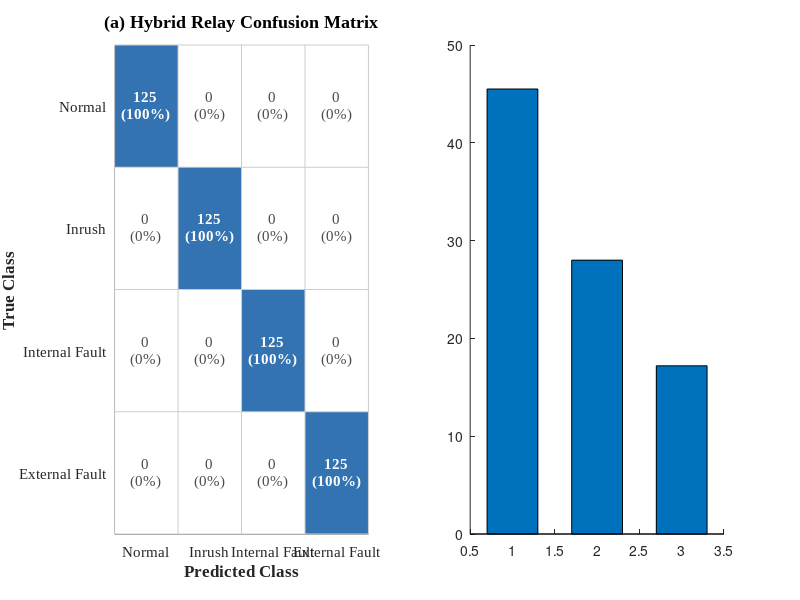

The MATLAB script that drew this image: (Note: this script raises an error after producing the figure.)
%% Dual-Panel Results Figure: Confusion Matrix & Clearing Time
% Generates a Q1-journal quality horizontal figure.
% Left: 4x4 Perfect Confusion Matrix
% Right: Clearing Time Comparison Bar Chart

clear; close all; clc;

%% 1. Figure Setup
fontName = 'Times New Roman';
fig = figure('Color', 'w', 'Units', 'inches', 'Position', [1, 1, 12, 5]);

% Custom professional colors (IEEE standard aesthetic)
colorDarkBlue  = [0.05, 0.25, 0.50];
colorMedBlue   = [0.20, 0.45, 0.70];
colorLightBlue = [0.85, 0.90, 0.95];
colorGray      = [0.60, 0.60, 0.60];
colorRed       = [0.75, 0.15, 0.15];

%% =========================================================================
%% PANEL (A): 4x4 HYBRID RELAY CONFUSION MATRIX
%% =========================================================================
ax1 = subplot(1, 2, 1);
hold(ax1, 'on');

% Define 4x4 perfect diagonal data (e.g., 500 total test samples)
cm_data = [125,   0,   0,   0; 
             0, 125,   0,   0; 
             0,   0, 125,   0; 
             0,   0,   0, 125];
         
classes = {'Normal', 'Inrush', 'Internal Fault', 'External Fault'};

% Create a custom blue colormap for the matrix
cmap = [linspace(1, colorMedBlue(1), 256)', ...
        linspace(1, colorMedBlue(2), 256)', ...
        linspace(1, colorMedBlue(3), 256)'];

% Plot the matrix
imagesc(ax1, cm_data);
colormap(ax1, cmap);
caxis(ax1, [0, 125]); % Scale to max value

% Format Matrix Axes
set(ax1, 'XTick', 1:4, 'XTickLabel', classes, 'XTickLabelRotation', 25, ...
         'YTick', 1:4, 'YTickLabel', classes, ...
         'FontName', fontName, 'FontSize', 11, 'TickLength', [0 0]);
     
xlabel(ax1, 'Predicted Class', 'FontWeight', 'bold', 'FontSize', 12, 'Margin', 5);
ylabel(ax1, 'True Class', 'FontWeight', 'bold', 'FontSize', 12, 'Margin', 5);
title(ax1, '(a) Hybrid Relay Confusion Matrix', 'FontWeight', 'bold', 'FontSize', 13);

% Add text overlay (Numbers and Percentages)
for i = 1:4
    for j = 1:4
        val = cm_data(i,j);
        if val > 0
            txt = sprintf('%d\n(100%%)', val);
            textColor = 'w'; % White text for dark blue diagonal
            fontWeight = 'bold';
        else
            txt = sprintf('%d\n(0%%)', val);
            textColor = [0.3 0.3 0.3]; % Dark gray for off-diagonal
            fontWeight = 'normal';
        end
        text(ax1, j, i, txt, 'HorizontalAlignment', 'center', ...
            'VerticalAlignment', 'middle', 'Color', textColor, ...
            'FontName', fontName, 'FontSize', 11, 'FontWeight', fontWeight);
    end
end

% Draw grid lines to separate boxes cleanly
for i = 0.5:1:4.5
    plot(ax1, [0.5 4.5], [i i], 'k-', 'LineWidth', 0.5, 'Color', [0.8 0.8 0.8]);
    plot(ax1, [i i], [0.5 4.5], 'k-', 'LineWidth', 0.5, 'Color', [0.8 0.8 0.8]);
end
axis(ax1, 'tight');
axis(ax1, 'ij'); % Ensure Y-axis reads top-to-bottom

%% =========================================================================
%% PANEL (B): CLEARING TIME COMPARISON BAR CHART
%% =========================================================================
ax2 = subplot(1, 2, 2);
hold(ax2, 'on');

% Define Data: [Conventional HR, Standalone LSTM, Proposed Hybrid]
models = {'Conventional HR', 'Standalone LSTM', 'Proposed Hybrid'};
clearing_times = [45.5, 28.0, 17.2]; % Times in milliseconds

% Create Bar Chart
b = bar(ax2, 1:3, clearing_times, 0.6);
b.FaceColor = 'flat';
b.CData(1,:) = colorGray;      % Conventional HR (Gray/Baseline)
b.CData(2,:) = colorMedBlue;   % Standalone LSTM (Mid Blue)
b.CData(3,:) = colorDarkBlue;  % Proposed Hybrid (Dark Blue/Focus)

% Format Bar Axes
set(ax2, 'XTick', 1:3, 'XTickLabel', models, ...
         'YGrid', 'on', 'GridColor', [0.8 0.8 0.8], 'GridLineStyle', '--', ...
         'FontName', fontName, 'FontSize', 11);
ylim(ax2, [0, 55]);
ylabel(ax2, 'Average Clearing Time (ms)', 'FontWeight', 'bold', 'FontSize', 12);
title(ax2, '(b) Fault Clearing Time Comparison', 'FontWeight', 'bold', 'FontSize', 13);

% Add data labels on top of bars
for i = 1:3
    text(ax2, i, clearing_times(i) + 1.5, sprintf('%.1f ms', clearing_times(i)), ...
        'HorizontalAlignment', 'center', 'FontName', fontName, ...
        'FontSize', 11, 'FontWeight', 'bold', 'Color', [0.2 0.2 0.2]);
end

% Add the "2.6x Speedup" Bracket/Annotation
y_bracket = 50; 
plot(ax2, [1, 1, 3, 3], [clearing_times(1)+3, y_bracket, y_bracket, clearing_times(3)+3], ...
    '-', 'Color', colorRed, 'LineWidth', 1.5);

% Speedup text
speedup_ratio = clearing_times(1) / clearing_times(3);
speedup_str = sprintf('\\bf{\\approx%.1f\\times Speedup}', speedup_ratio);
text(ax2, 2, y_bracket + 2, speedup_str, ...
    'HorizontalAlignment', 'center', 'FontName', fontName, ...
    'FontSize', 12, 'Color', colorRed, 'Interpreter', 'tex');

% Add a subtle threshold line for 1 cycle (20ms for 50Hz)
yline(ax2, 20, 'k:', 'LineWidth', 1.5, 'Alpha', 0.5);
text(ax2, 0.6, 21.5, '1 Cycle (20 ms)', 'FontName', fontName, 'FontSize', 10, 'Color', [0.3 0.3 0.3]);

%% =========================================================================
%% EXPORT GRAPHICS
%% =========================================================================
outDir = fullfile(pwd, 'Figures');
if ~exist(outDir, 'dir')
    mkdir(outDir);
end

pngPath = fullfile(outDir, 'Results_Confusion_ClearingTime.png');
pdfPath = fullfile(outDir, 'Results_Confusion_ClearingTime.pdf');
figPath = fullfile(outDir, 'Results_Confusion_ClearingTime.fig');

% High-res exports
exportgraphics(fig, pngPath, 'Resolution', 600, 'BackgroundColor', 'w');
exportgraphics(fig, pdfPath, 'ContentType', 'vector', 'BackgroundColor', 'w');
savefig(fig, figPath);

fprintf('Successfully generated and saved dual-panel results figure to:\\n  %s\\n', outDir);
